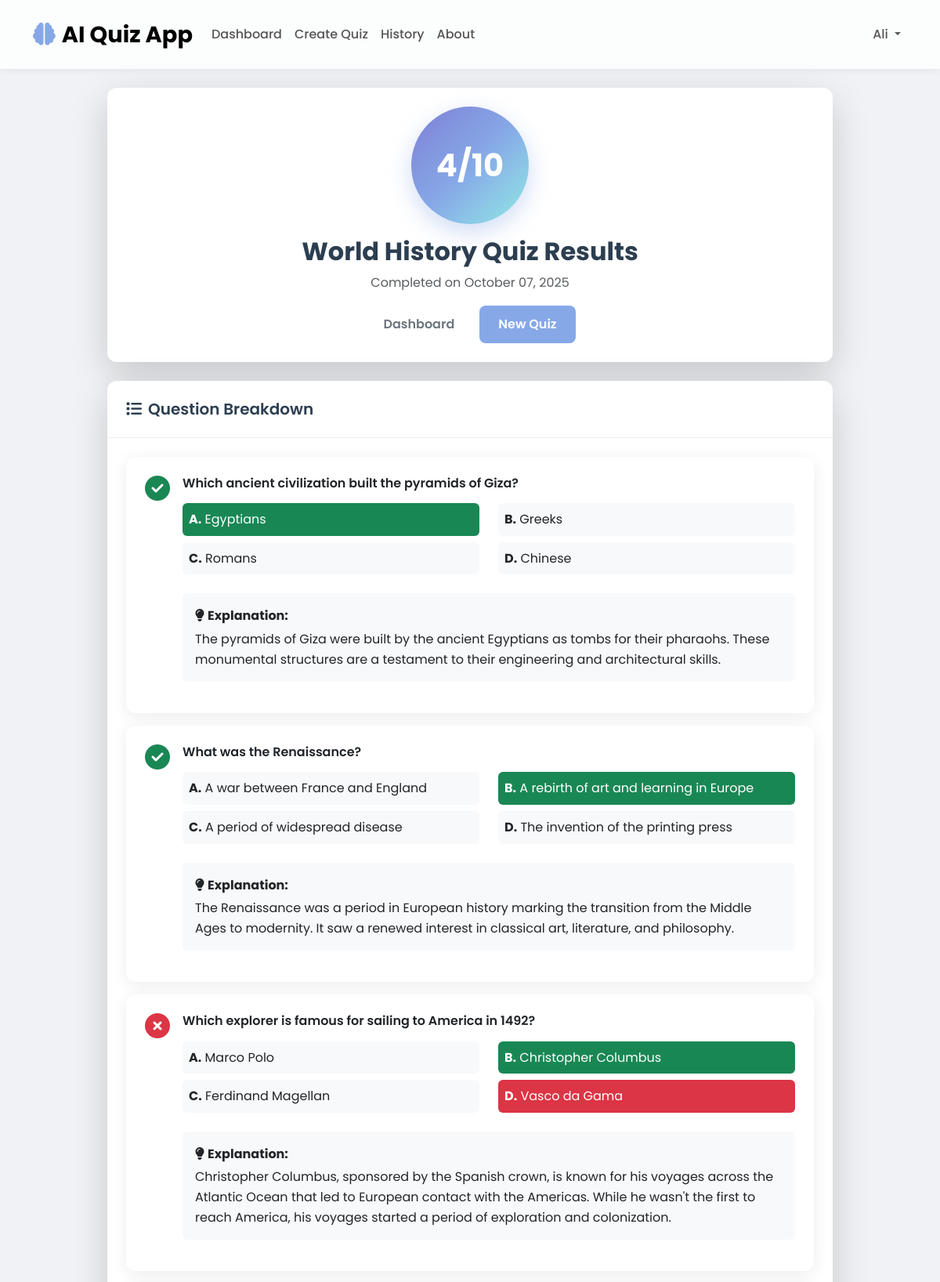
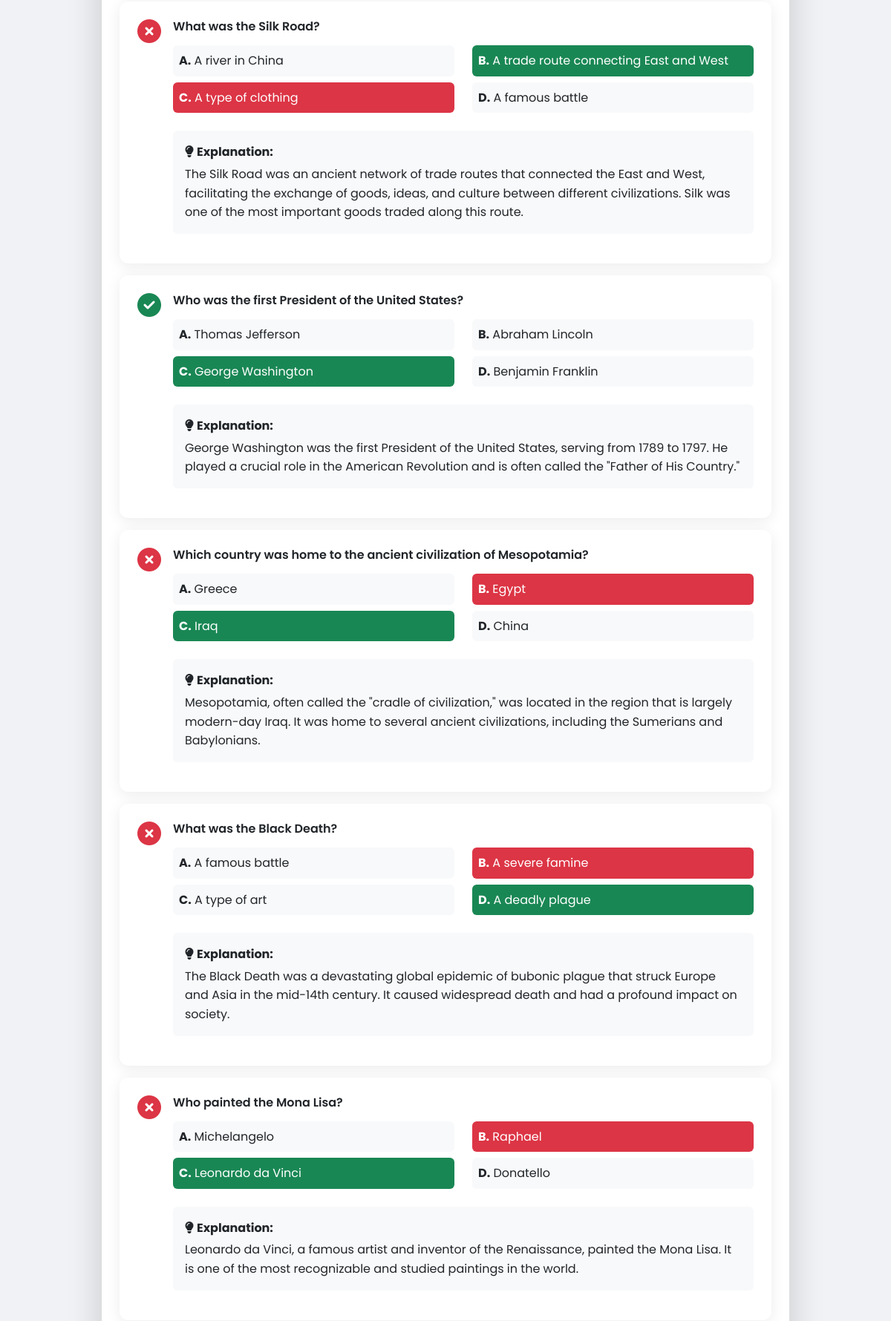
Page /quiz/results/1 (signed in, upper part) on the committed database (2 pictures, top to bottom).
### models.py (models this page shows, shortened)
class User(UserMixin, db.Model):
    __tablename__ = 'users'
    id = db.Column(db.Integer, primary_key=True)
    username = db.Column(db.String(80), unique=True, nullable=False)
    email = db.Column(db.String(120), unique=True, nullable=False)
    password_hash = db.Column(db.String(255), nullable=False)
    created_at = db.Column(db.DateTime, default=datetime.utcnow)
    results = db.relationship('QuizResult', backref='user', lazy=True)

class QuizResult(db.Model):
    __tablename__ = 'quiz_results'
    id = db.Column(db.Integer, primary_key=True)
    user_id = db.Column(db.Integer, db.ForeignKey('users.id'), nullable=False)
    quiz_id = db.Column(db.Integer, db.ForeignKey('quizzes.id'), nullable=False)
    score = db.Column(db.Integer, nullable=False)
    user_answers = db.Column(db.JSON, nullable=False)  # Store user's answers as JSON
    taken_at = db.Column(db.DateTime, default=datetime.utcnow)

class Quiz(db.Model):
    __tablename__ = 'quizzes'
    id = db.Column(db.Integer, primary_key=True)
    topic = db.Column(db.String(200), nullable=False)
    difficulty = db.Column(db.Enum('simple', 'medium', 'hard'), nullable=False)
    created_at = db.Column(db.DateTime, default=datetime.utcnow)
    questions = db.relationship('Question', backref='quiz', lazy=True, cascade='all, delete-orphan')
    results = db.relationship('QuizResult', backref='quiz', lazy=True)

class Question(db.Model):
    __tablename__ = 'questions'
    id = db.Column(db.Integer, primary_key=True)
    quiz_id = db.Column(db.Integer, db.ForeignKey('quizzes.id'), nullable=False)
    question_text = db.Column(db.Text, nullable=False)
    option_a = db.Column(db.String(500), nullable=False)
    option_b = db.Column(db.String(500), nullable=False)
    option_c = db.Column(db.String(500), nullable=False)
    option_d = db.Column(db.String(500), nullable=False)
    correct_option = db.Column(db.Enum('A', 'B', 'C', 'D'), nullable=False)
    explanation = db.Column(db.Text, nullable=False)
    question_number = db.Column(db.Integer, nullable=False)

### routes/quiz.py (the view)
@quiz_bp.route('/results/<int:result_id>')
@login_required
def view_results(result_id):
    result = QuizResult.query.get_or_404(result_id)
    if result.user_id != current_user.id:
        flash('You can only view your own quiz results.', 'error')
        return redirect(url_for('main.dashboard'))
    score, detailed_results = calculate_quiz_score(result.quiz_id, result.user_answers)
    return render_template('quiz/results.html',
                         result=result,
                         detailed_results=detailed_results,
                         quiz=result.quiz)

### templates/quiz/results.html (shortened to what this page needs)
{% extends "base.html" %}
{% block content %}
<div class="row justify-content-center">
    <div class="col-lg-10">
        <div class="card border-0 shadow-lg fade-in-up mb-4">
            <div class="card-body text-center">
                <div class="score-circle mx-auto mb-3">
                    {{ result.score }}/10
                </div>
                <h2 class="fw-bold">{{ quiz.topic }} Quiz Results</h2>
                <p class="text-muted">Completed on {{ result.taken_at.strftime('%B %d, %Y') }}</p>
                <div class="d-flex gap-2 justify-content-center">
                    <a href="{{ url_for('main.dashboard') }}" class="btn btn-outline-secondary">Dashboard</a>
                    <a href="{{ url_for('quiz.create_quiz') }}" class="btn btn-primary">New Quiz</a>
                </div>
            </div>
        </div>
        <div class="card border-0 shadow-lg fade-in-up">
            <div class="card-header bg-transparent">
                <h5 class="mb-0"><i class="fas fa-list me-2"></i>Question Breakdown</h5>
            </div>
            <div class="card-body">
                {% for question_result in detailed_results %}
                <div class="card mb-3 border-{{ 'success' if question_result.is_correct else 'danger' }}">
                    <div class="card-body">
                        <div class="d-flex align-items-start mb-3">
                            <div class="me-3">
                                {% if question_result.is_correct %}
                                    <i class="fas fa-check-circle fa-2x text-success"></i>
                                {% else %}
                                    <i class="fas fa-times-circle fa-2x text-danger"></i>
                                {% endif %}
                            </div>
                            <div class="flex-grow-1">
                                <h6 class="card-title">{{ question_result.question_text }}</h6>
                                <div class="row mt-3">
                                    {% for option_key, option_text in question_result.options.items() %}
                                    <div class="col-md-6 mb-2">
                                        <div class="option-display p-2 rounded {% if option_key == question_result.correct_answer %}bg-success text-white{% elif option_key == question_result.user_answer and not question_result.is_correct %}bg-danger text-white{% else %}bg-light{% endif %}">
                                            <strong>{{ option_key }}.</strong> {{ option_text }}
                                        </div>
                                    </div>
                                    {% endfor %}
                                </div>
                                <div class="mt-3 p-3 bg-light rounded">
                                    <strong><i class="fas fa-lightbulb me-1"></i>Explanation:</strong>
                                    <p class="mb-0 mt-1">{{ question_result.explanation }}</p>
                                </div>
                            </div>
                        </div>
                    </div>
                </div>
                {% endfor %}
            </div>
        </div>
    </div>
</div>
{% endblock %}

### templates/base.html (shortened to what this page needs)
<!DOCTYPE html>
<html lang="en">
<head>
    <link href="https://cdn.jsdelivr.net/npm/bootstrap@5.3.0/dist/css/bootstrap.min.css" rel="stylesheet">
    <link href="https://cdnjs.cloudflare.com/ajax/libs/font-awesome/6.4.0/css/all.min.css" rel="stylesheet">
    <link href="{{ url_for('static', filename='css/modern.css') }}" rel="stylesheet">
</head>
<body>
    <nav class="navbar navbar-expand-lg navbar-light">
        <div class="container">
            <a class="navbar-brand" href="{{ url_for('main.index') }}">
                <i class="fas fa-brain me-2"></i>AI Quiz App
            </a>
            <div class="collapse navbar-collapse" id="navbarNav">
                <ul class="navbar-nav me-auto">
                    {% if current_user.is_authenticated %}
                        <li class="nav-item">
                            <a class="nav-link" href="{{ url_for('main.dashboard') }}">Dashboard</a>
                        </li>
                        <li class="nav-item">
                            <a class="nav-link" href="{{ url_for('quiz.create_quiz') }}">Create Quiz</a>
                        </li>
                        <li class="nav-item">
                            <a class="nav-link" href="{{ url_for('quiz.quiz_history') }}">History</a>
                        </li>
                    {% endif %}
                    <li class="nav-item">
                        <a class="nav-link" href="{{ url_for('main.about') }}">About</a>
                    </li>
                </ul>
                <ul class="navbar-nav">
                    {% if current_user.is_authenticated %}
                        <li class="nav-item dropdown">
                            <a class="nav-link dropdown-toggle" href="#" id="navbarDropdown" role="button" data-bs-toggle="dropdown">
                                {{ current_user.username }}
                            </a>
                        </li>
                    {% endif %}
                </ul>
            </div>
        </div>
    </nav>
    <main class="container my-4">
        {% block content %}{% endblock %}
    </main>
</body>
</html>

### static/css/modern.css (style rules this page uses)
:root { --primary-color: #86A8E7; --secondary-color: #91EAE4; --background-color: #f0f2f5; --card-background: #ffffff; --text-color: #333; --heading-color: #2c3e50; --border-radius: 12px; --shadow: 0 4px 20px rgba(0, 0, 0, 0.08); --gradient: linear-gradient(135deg, #7F7FD5, #86A8E7, #91EAE4); }
body { font-family: 'Poppins', sans-serif; background-color: var(--background-color); color: var(--text-color); line-height: 1.6; }
h1, h2, h3, h4, h5, h6 { font-weight: 600; color: var(--heading-color); }
a { color: var(--primary-color); text-decoration: none; transition: color 0.3s ease; }
.navbar { background-color: rgba(255, 255, 255, 0.8); backdrop-filter: blur(10px); box-shadow: 0 2px 10px rgba(0, 0, 0, 0.05); padding: 1rem 0; }
.navbar-brand { font-weight: 700; font-size: 1.8rem; }
.navbar-brand .fa-brain { color: var(--primary-color); }
.nav-link { font-weight: 500; color: #555; transition: color 0.3s ease; }
.btn { border-radius: 8px; padding: 12px 24px; font-weight: 600; border: none; transition: all 0.3s ease; }
.btn-primary { background-color: var(--primary-color); color: white; }
.card { background-color: var(--card-background); border: none; border-radius: var(--border-radius); box-shadow: var(--shadow); transition: transform 0.3s ease, box-shadow 0.3s ease; }
.card-header { background-color: transparent; border-bottom: 1px solid #eee; font-weight: 600; padding: 1.5rem; }
.card-body { padding: 1.5rem; }
.score-circle { width: 150px; height: 150px; border-radius: 50%; background: var(--gradient); color: white; display: flex; align-items: center; justify-content: center; font-size: 2.5rem; font-weight: 700; margin: 0 auto 2rem; box-shadow: 0 10px 30px rgba(134, 168, 231, 0.4); }

### rows in the picture
User: username "Ali"
QuizResult: score "4", taken_at "October 07, 2025"
Quiz: topic "World History"
Question: question_text "Which ancient civilization built the pyramids of Giza?", correct_option "A", option_a "Egyptians", option_key "B", option_b "Greeks", option_key "C", option_c "Romans", option_key "D", option_d "Chinese", explanation "The pyramids of Giza were built by the ancient Egyptians as tombs for their pharaohs. These monumental structures are a testament to their engineering and architectural skills."
Question: question_text "What was the Renaissance?", option_key "A", option_a "A war between France and England", correct_option "B", option_b "A rebirth of art and learning in Europe", option_key "C", option_c "A period of widespread disease", option_key "D", option_d "The invention of the printing press", explanation "The Renaissance was a period in European history marking the transition from the Middle Ages to modernity. It saw a renewed interest in classical art, literature, and philosophy."
Question: question_text "Which explorer is famous for sailing to America in 1492?", option_key "A", option_a "Marco Polo", correct_option "B", option_b "Christopher Columbus", option_key "C", option_c "Ferdinand Magellan", option_key "D", option_d "Vasco da Gama", explanation "Christopher Columbus, sponsored by the Spanish crown, is known for his voyages across the Atlantic Ocean that led to European contact with the Americas. While he wasn't the first to reach America, his voyages started a period of exploration and colonization."
Question: question_text "What was the Silk Road?", option_key "A", option_a "A river in China", correct_option "B", option_b "A trade route connecting East and West", option_key "C", option_c "A type of clothing", option_key "D", option_d "A famous battle", explanation "The Silk Road was an ancient network of trade routes that connected the East and West, facilitating the exchange of goods, ideas, and culture between different civilizations. Silk was one of the most important goods traded along this route."
Question: question_text "Who was the first President of the United States?", option_key "A", option_a "Thomas Jefferson", option_key "B", option_b "Abraham Lincoln", correct_option "C", option_c "George Washington", option_key "D", option_d "Benjamin Franklin", explanation "George Washington was the first President of the United States, serving from 1789 to 1797. He played a crucial role in the American Revolution and is often called the \"Father of His Country.\""
Question: question_text "Which country was home to the ancient civilization of Mesopotamia?", option_key "A", option_a "Greece", option_key "B", option_b "Egypt", correct_option "C", option_c "Iraq", option_key "D", option_d "China", explanation "Mesopotamia, often called the \"cradle of civilization,\" was located in the region that is largely modern-day Iraq. It was home to several ancient civilizations, including the Sumerians and Babylonians."
Question: question_text "What was the Black Death?", option_key "A", option_a "A famous battle", option_key "B", option_b "A severe famine", option_key "C", option_c "A type of art", correct_option "D", option_d "A deadly plague", explanation "The Black Death was a devastating global epidemic of bubonic plague that struck Europe and Asia in the mid-14th century. It caused widespread death and had a profound impact on society."
Question: question_text "Who painted the Mona Lisa?", option_key "A", option_a "Michelangelo", option_key "B", option_b "Raphael", correct_option "C", option_c "Leonardo da Vinci", option_key "D", option_d "Donatello", explanation "Leonardo da Vinci, a famous artist and inventor of the Renaissance, painted the Mona Lisa. It is one of the most recognizable and studied paintings in the world."
